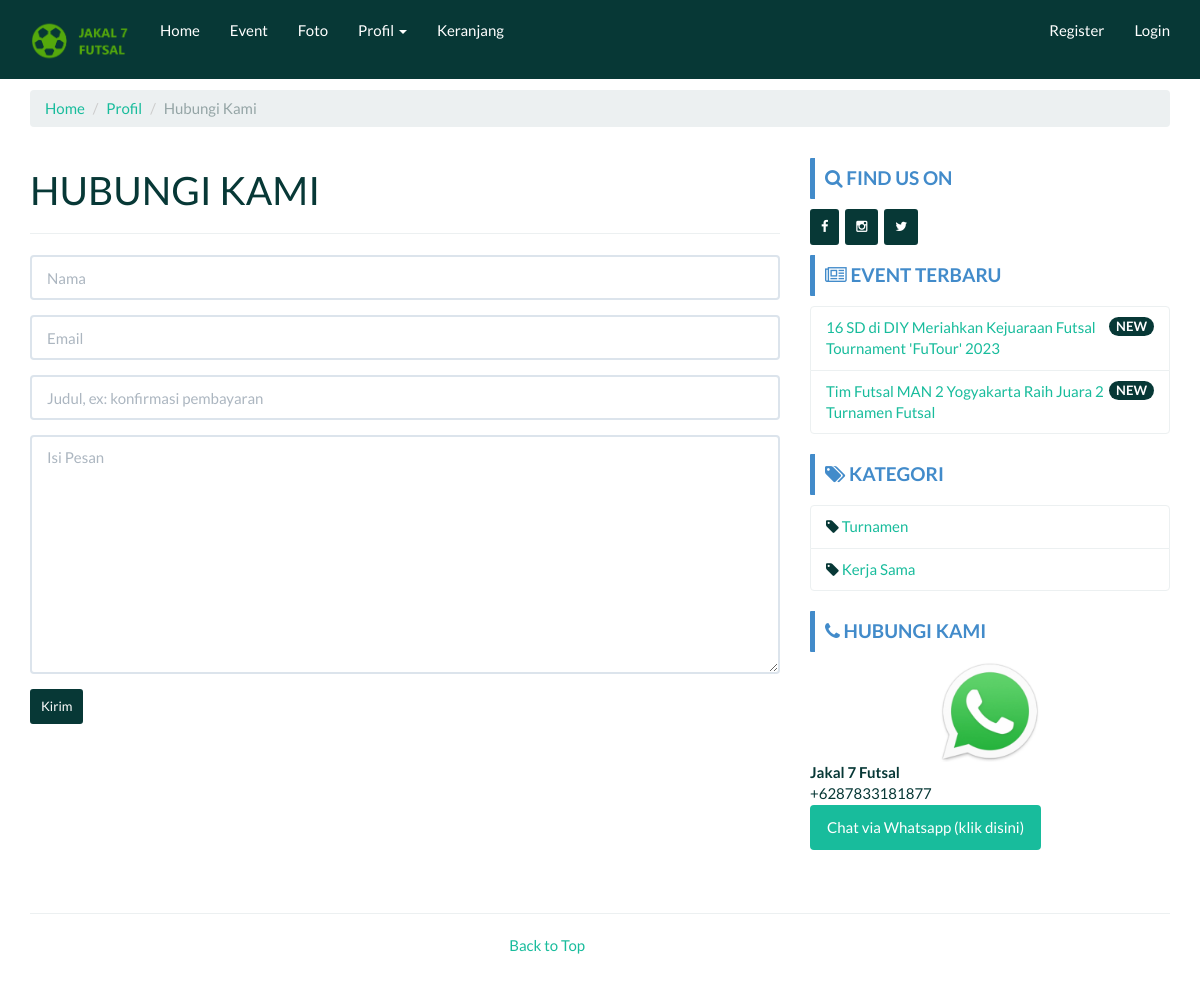
/index.php/page/contact, run on the app's committed database.
### tables this page shows
CREATE TABLE `company` (
  `id_company` int(11) NOT NULL,
  `company_name` varchar(100) NOT NULL,
  `company_desc` text NOT NULL,
  `company_address` text NOT NULL,
  `company_maps` text NOT NULL,
  `company_phone` char(30) NOT NULL,
  `company_phone2` char(30) NOT NULL,
  `company_fax` char(30) NOT NULL,
  `company_email` char(30) NOT NULL,
  `foto` text NOT NULL,
  `foto_type` char(10) NOT NULL,
  `created` datetime NOT NULL DEFAULT current_timestamp(),
  `modified` datetime DEFAULT NULL,
  `created_by` char(50) NOT NULL,
  `modified_by` char(50) NOT NULL
);

CREATE TABLE `event` (
  `id_event` int(11) NOT NULL,
  `nama_event` varchar(100) NOT NULL,
  `slug_event` varchar(100) DEFAULT NULL,
  `deskripsi` text DEFAULT NULL,
  `kategori` int(11) DEFAULT NULL,
  `foto` text DEFAULT NULL,
  `foto_type` char(10) DEFAULT NULL,
  `created_at` datetime NOT NULL DEFAULT current_timestamp(),
  `created_by` char(50) NOT NULL,
  `modified_at` datetime DEFAULT NULL ON UPDATE current_timestamp(),
  `modified_by` char(50) NOT NULL
);

CREATE TABLE `kategori` (
  `id_kategori` int(11) NOT NULL,
  `nama_kategori` varchar(20) NOT NULL,
  `slug_kat` varchar(20) NOT NULL,
  `created_by` char(50) NOT NULL,
  `created_at` datetime NOT NULL DEFAULT current_timestamp(),
  `modified_by` char(50) NOT NULL,
  `modified_at` datetime DEFAULT NULL ON UPDATE current_timestamp()
);

CREATE TABLE `kontak` (
  `id_kontak` int(11) NOT NULL,
  `nama_kontak` char(50) NOT NULL,
  `nohp` char(50) NOT NULL,
  `created_by` char(50) NOT NULL,
  `created_at` datetime NOT NULL DEFAULT current_timestamp(),
  `modified_by` char(50) NOT NULL,
  `modified_at` datetime DEFAULT NULL ON UPDATE current_timestamp()
);

### application/controllers/Page.php (called while the page is built, shortened)
<?php
class Page extends CI_Controller {
	function __construct()
  {
		$this->load->model('Company_model');
		$this->load->model('Event_model');
		$this->load->model('Foto_model');
		$this->load->model('Kategori_model');
		$this->load->model('Kontak_model');
		$this->data['company_data'] 	= $this->Company_model->get_by_company();
		$this->data['event_sidebar'] 			= $this->Event_model->get_all_sidebar();
		$this->data['kategori_sidebar'] 	= $this->Kategori_model->get_all();
		$this->data['kontak_sidebar'] 		= $this->Kontak_model->get_all();
		$this->data['kontak'] 				= $this->Kontak_model->get_all();
  }
	public function contact()
	{
		$this->data['title'] 							= 'Contact';
		$this->data['name'] = array(
      'name'  => 'name',
      'id'    => 'name',
      'class' => 'form-control',
			'placeholder'    => 'Nama',
      'value' => $this->form_validation->set_value('name'),
    );
		$this->data['email'] = array(
      'name'  => 'email',
      'id'    => 'email',
      'class' => 'form-control',
			'placeholder'    => 'Email',
      'value' => $this->form_validation->set_value('email'),
    );
		$this->data['subject'] = array(
      'name'  => 'subject',
      'id'    => 'subject',
      'class' => 'form-control',
			'placeholder'    => 'Judul, ex: konfirmasi pembayaran',
      'value' => $this->form_validation->set_value('subject'),
    );
		$this->data['message'] = array(
      'name'  => 'message',
      'id'    => 'message',
      'class' => 'form-control',
			'placeholder'    => 'Isi Pesan',
      'value' => $this->form_validation->set_value('message'),
    );
		$this->load->view('front/page/contact', $this->data);
	}
}

### index.php (called while the page is built, shortened)
<?php
require_once BASEPATH.'core/CodeIgniter.php';

### application/models/Company_model.php (called while the page is built, shortened)
<?php  if ( ! defined('BASEPATH')) exit('No direct script access allowed');
class Company_model extends CI_Model
{
  public $table = 'company';
  function get_by_company()
  {
    $this->db->where('id_company', '1');
    return $this->db->get($this->table)->row();
  }
}

### application/models/Event_model.php (called while the page is built, shortened)
<?php  if ( ! defined('BASEPATH')) exit('No direct script access allowed');
class Event_model extends CI_Model
{
  public $table = 'event';
  public $id    = 'id_event';
  public $order = 'DESC';
  function get_all_sidebar()
  {
    $this->db->limit(3);
    $this->db->order_by($this->id, $this->order);
    return $this->db->get($this->table)->result();
  }
}

### application/models/Kategori_model.php (called while the page is built, shortened)
<?php  if ( ! defined('BASEPATH')) exit('No direct script access allowed');
class Kategori_model extends CI_Model
{
  public $table = 'kategori';
  function get_all()
  {
    return $this->db->get($this->table)->result();
  }
}

### application/models/Kontak_model.php (called while the page is built, shortened)
<?php  if ( ! defined('BASEPATH')) exit('No direct script access allowed');
class Kontak_model extends CI_Model
{
  public $table = 'kontak';
  function get_all()
  {
    return $this->db->get($this->table)->result();
  }
}

### application/views/front/modul/mod_cs.php (the view)
<div class="bs-callout bs-callout-primary"><h4><i class="fa fa-phone"></i> Hubungi Kami</h4></div>
<ul class="list-group">
  <div align="center"><img src="<?php echo base_url('assets/images/wa.jpg') ?>" width="100px"></div>
  <?php foreach($kontak_sidebar as $kontak){?>
    <b><?php echo $kontak->nama_kontak ?></b><br>
    +<?php echo $kontak->nohp ?><br>
    <a href="https://api.whatsapp.com/send?phone=+<?php echo $kontak->nohp ?>&text=Hi%20Gan,%20Saya%20mau%20booking%20lapangan">
      <button class="btn btn-success" type="submit" name="button">Chat via Whatsapp (klik disini)</button>
    </a><br><br>
  <?php } ?>
</ul>

### application/views/front/navbar.php (shortened to what this page needs)
<nav class="navbar navbar-default navbar-fixed-top" >
  <div class="container" style="background-color:#073836;">
    <div class="navbar-header" style="background-color:#073836;">
      <a class="navbar-brand" style="margin-bottom:1em;" href="<?php echo base_url() ?>">
        <img src="<?php echo base_url('assets/images/company/').$company_data->foto.$company_data->foto_type ?>" alt="<?php echo $company_data->company_name ?>" width="100px">
      </a>
    </div>
    <div class="collapse navbar-collapse" id="bs-example-navbar-collapse-1">
      <ul class="nav navbar-nav">
        <li class="<?php if($this->uri->segment(1) == ""){echo "active";} ?>">
          <a href="<?php echo base_url() ?>">Home </a>
        </li>
        <li class="<?php if($this->uri->segment(1) == "event"){echo "active";} ?>">
          <a href="<?php echo base_url('event') ?>"> Event</a>
        </li>
        <li class="<?php if($this->uri->segment(1) == "gallery"){echo "active";} ?>">
          <a href="<?php echo base_url('gallery/album') ?>"> Foto</a>
        </li>
        <li class="dropdown <?php if($this->uri->segment(1) == "about" or $this->uri->segment(1) == "contact"){echo "active";} ?>">
          <a href="#" class="dropdown-toggle" data-toggle="dropdown" role="button" aria-haspopup="true" aria-expanded="false">Profil <span class="caret"></span></a>
        </li>
        <li class="<?php if($this->uri->segment(1) == "cart" && $this->uri->segment(2) == ""){echo "active";} ?>">
          <a href="<?php echo base_url('cart') ?>"> Keranjang</a>
        </li>
      </ul>
      <?php if($this->session->userdata('usertype') != NULL){ ?>
        <ul class="nav navbar-nav navbar-right">
          <li class="dropdown">
            <a href="#" class="dropdown-toggle" data-toggle="dropdown" role="button" aria-haspopup="true" aria-expanded="false">Hi, <?php echo $this->session->userdata('username') ?> <span class="caret"></span></a>
            <ul class="dropdown-menu">
              <li><a href="<?php echo base_url('cart/history') ?>">Riwayat Booking</a></li>
              <li><a href="<?php echo base_url('auth/edit_profil/').$this->session->userdata('user_id') ?>">Edit Profil</a></li>
              <li><a href="<?php echo base_url('auth/profil') ?>">Profil Saya</a></li>
              <li role="separator" class="divider"></li>
              <li><a href="<?php echo base_url('auth/logout') ?>">Logout</a></li>
            </ul>
          </li>
        </ul>
      <?php }else{ ?>
        <ul class="nav navbar-nav navbar-right">
          <li><a href="<?php echo base_url('auth/register') ?>">Register</a></li>
          <li><a href="<?php echo base_url('auth/login') ?>">Login</a></li>
        </ul>
      <?php } ?>
    </div>
  </div>
</nav>

### application/views/front/modul/mod_event.php
<div class="bs-callout bs-callout-primary mt-3">
  <h4><i class="fa fa-newspaper-o"></i> Event Terbaru</h4>
</div>
<ul class="list-group">
  <?php
  foreach ($event_sidebar as $event_sidebar) {
  ?>
    <li class="list-group-item">
      <span class="badge">NEW</span>
      <?php echo anchor('event/read/' . $event_sidebar->slug_event . '', '' . $event_sidebar->nama_event . '') ?>
    </li>
  <?php } ?>
</ul>

### application/views/front/modul/mod_kategori.php (shortened to what this page needs)
<div class="bs-callout bs-callout-primary"><h4><i class="fa fa-tags"></i> Kategori</h4></div>
<ul class="list-group">
  <?php
  foreach ($kategori_sidebar as $kategori_sidebar)
  {
  ?>
  <li class="list-group-item">
    <i class="fa fa-tag"></i> <?php echo anchor('event/kategori/'.$kategori_sidebar->slug_kat.'',''.$kategori_sidebar->nama_kategori.'') ?>
  </li>
  <?php } ?>
</ul>

### assets/template/frontend/css/custom.css (style rules this page uses)
h4 { font-weight: bold; text-transform: uppercase; }
.bs-callout { padding: 10px; margin-top: 10px; margin-bottom: 10px; border: 0px solid #eee; border-left-width: 5px; border-radius: 1px; }
.bs-callout h4 { margin-top: 0; margin-bottom: 0px; }
.bs-callout-primary { border-left-color: #428bca; }
.bs-callout-primary h4 { color: #428bca; }
a:hover, a:visited, a:link, a:active { text-decoration: none; }

### data on the page
company: foto+foto_type (picture)
event: slug_event+nama_event "16 SD di DIY Meriahkan Kejuaraan Futsal Tournament 'FuTour' 2023"
event: slug_event+nama_event "Tim Futsal MAN 2 Yogyakarta Raih Juara 2 Turnamen Futsal"
kategori: slug_kat+nama_kategori "Turnamen"
kategori: slug_kat+nama_kategori "Kerja Sama"
kontak: nama_kontak "Jakal 7 Futsal", nohp "6287833181877"
